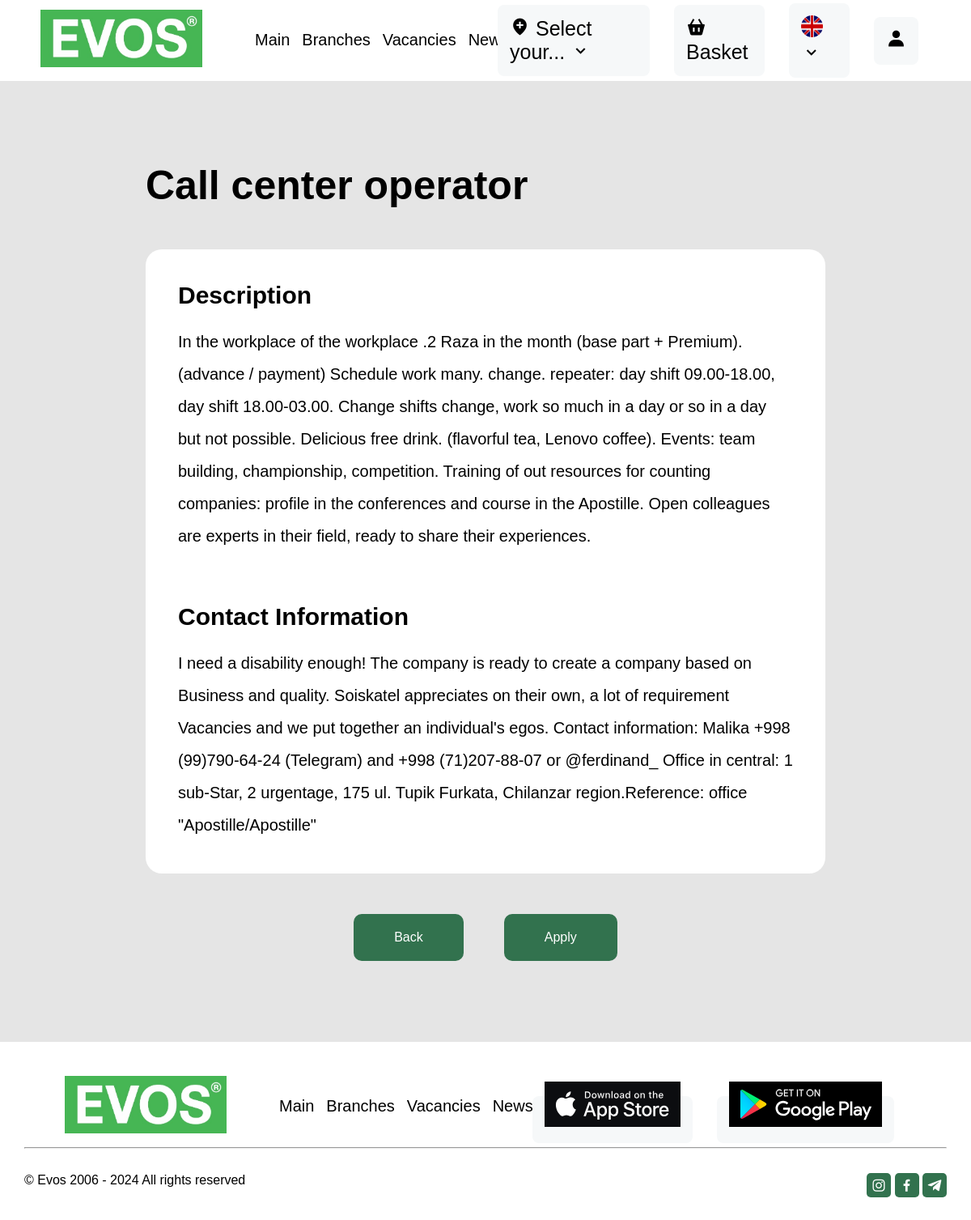
Screenshot of /vacancies/1 with the database file from the repository.
### EvosApp/models.py (models this page shows, shortened)
class Vacancy(models.Model):
    name = models.CharField(max_length=100)
    requirements = models.ManyToManyField(Requirements, null=True, blank=True)
    description = models.TextField()
    created_at = models.DateTimeField(auto_now_add=True)
    contact_info = models.TextField()

### EvosApp/views.py (the view)
# urls.py: path('vacancies/<int:pk>', views.VacancyDetail.as_view(), name='vacancy-detail'),
class VacancyDetail(DetailView):
    model = Vacancy
    template_name = 'EvosApp/user/vacancy-detail.html'
    context_object_name = 'vacancy'

### EvosApp/templates/EvosApp/user/vacancy-detail.html (shortened to what this page needs)
{% extends 'EvosApp/layouts/base.html' %}
{% load static %}
{% block content %}
    {% include 'EvosApp/includes/headers_user.html' %}
	<div class="main-vacancy">
        <div class="vacancy-header">
            <h1>{{ vacancy.name }}</h1>
        </div>
        <div class="vacancy-detail">
            <h2>Description</h2>
            <p>{{ vacancy.description }}</p>
            <br>
            <h2>Contact Information</h2>
            <p>{{ vacancy.contact_info }}</p>
        </div>
        <div class="vacancy-btns">
            <a href="javascript:history.back()">Back</a>
            <a href="{% url 'add-employee' vacancy_id=vacancy.id %}">Apply</a>
        </div>
    </div>
    {% include 'EvosApp/includes/footer_user.html' %}
{% endblock %}

### EvosApp/static/css/styles.css (style rules this page uses)
* { margin: 0; padding: 0; box-sizing: border-box; }
html { scroll-behavior: smooth; }
body { font-family: 'Poppins', sans-serif; animation: ease-in-out; transition: 2s; }
a { text-decoration: none; }
.main-vacancy { background-color: #e5e5e5; height: 100%; padding: 100px 0; }
.vacancy-header { width: 70%; margin: 0 auto; display: flex; flex-direction: row; justify-content: space-between; align-items: center; }
.vacancy-detail { width: 70%; margin: 50px auto 0 auto; display: flex; flex-direction: column; gap: 20px; background-color: white; border-radius: 20px; padding: 40px; font-size: 20px; }
.vacancy-detail p { line-height: 2em; }
.vacancy-btns a { background-color: #32724e; color: white; padding: 20px 50px; border-radius: 10px; text-decoration: none; transition: ease-out 0.1s; }
.vacancy-btns { display: flex; width: 80%; align-items: center; gap: 50px; justify-content: center; margin: 50px auto 0; }
.vacancy-header h1 { font-size: 50px; }
a { color: black; }

### rows the page displays
Vacancy: name "Call center operator", description "In the workplace of the workplace .2 Raza in the month (base part + Premium). (advance / payment) Schedule work many. change. repeater: day shift 09.00-18.00, day shift 18.00-03.00. Change shifts change, work so much in a day or so in a day but not possible. Delicious free drink. (flavorful tea, Lenovo coffee). Events: team building, championship, competition. Training of out resources for counting companies: profile in the conferences and course in the Apostille. Open colleagues are experts in their field, ready to share their experiences.", contact_info "I need a disability enough! The company is ready to create a company based on Business and quality. Soiskatel appreciates on their own, a lot of requirement Vacancies and we put together an individual's egos. Contact information: Malika +998 (99)790-64-24 (Telegram) and +998 (71)207-88-07 or @ferdinand_ Office in central: 1 sub-Star, 2 urgentage, 175 ul. Tupik Furkata, Chilanzar region.Reference: office \"Apostille/Apostille\""
